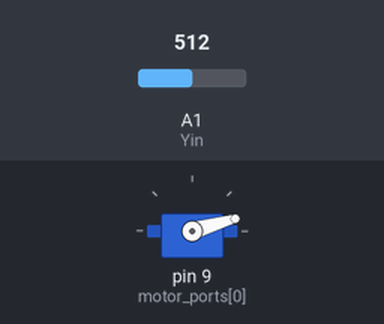
The sketch below on a simulated Arduino Uno, built with avr-gcc and run on an emulated ATmega328P. Parts: servo. Inputs (shaded band) come from the test bench; at power-on: A1 (Yin) = 512.

Above: at 1.2 s.
1.3 s: A1 (Yin) set to 716
At 1.8 s:
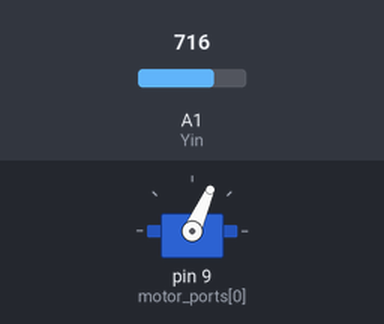
2.8 s: A1 (Yin) set to 900
At 4.0 s:
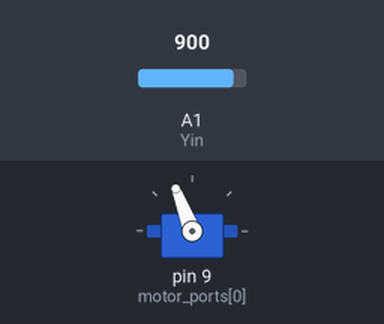
4.3 s: A1 (Yin) set to 1023
At 5.2 s:
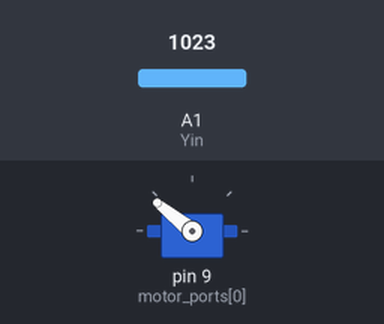
5.8 s: A1 (Yin) set to 511
At 6.4 s:
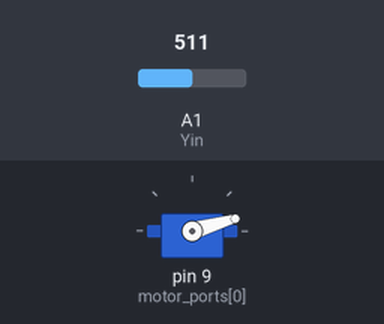
Timing chart, 0 to 8.3 s (numbered marks = the images above; inputs shaded):
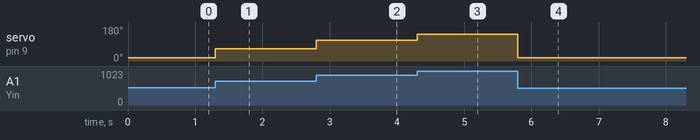

The sketch:

controller_direct.ino
```cpp
#include <Servo.h>


enum Motor { FRONT_LEFT, FRONT_RIGHT, BACK_LEFT, BACK_RIGHT};
enum Channels {THROTTLE, AILERON, ELEVATOR, RUDDER};
int motor_ports[] = {9, 10, 11, 12};

const int Xin = A0; // X Input Pin
const int Yin = A1; // Y Input Pin
const int KEYin = 3; // Push Button
const int top = 2000;
const int bott = 710; // Technically, 700 might be acceptible, but it seems to be an unreliable for the ESCs to read

int xVal,yVal;

int values[4];
Servo motors [4];

void setup() {
  pinMode (KEYin, INPUT);
  motors[FRONT_LEFT].attach(motor_ports[FRONT_LEFT]);
}

void loop() {
  //  xVal = analogRead (Xin);
  yVal = analogRead (Yin);
  //  buttonVal = digitalRead (KEYin);
  if(yVal < 512) yVal = 512;

  values[THROTTLE] = map(yVal, 512, 1023, bott, top);

  motors[FRONT_LEFT].writeMicroseconds(values[THROTTLE]);

}
```

Measured:
- after the input at 1.3 s, servo on pin 9 (motor_ports[0]): 16° → 66° at once
- after the input at 2.8 s, servo on pin 9 (motor_ports[0]): 66° → 111° at once
- after the input at 4.3 s, servo on pin 9 (motor_ports[0]): 111° → 141° at once
- after the input at 5.8 s, servo on pin 9 (motor_ports[0]): 141° → 16° at once
